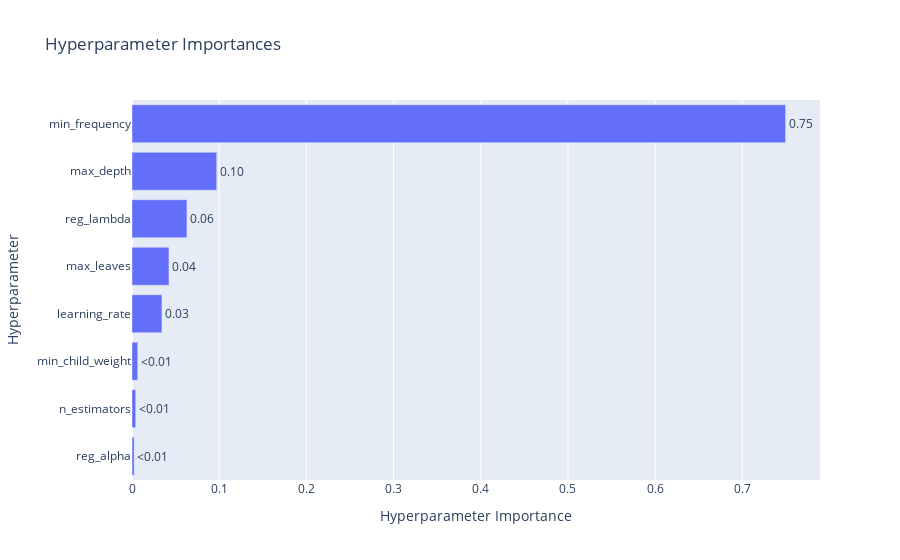

The notebook cell saved with this chart:
### Code cell
plot_param_importances(study)

### Figure 1 — Plotly figure (JSON) as saved in the notebook; plotly's stock layout.template omitted (floating-point values rounded to 4 significant figures)
{"data": [{"cliponaxis": false, "hovertemplate": ["reg_alpha (FloatDistribution): 0.002444267485869792<extra></extra>", "n_estimators (IntDistribution): 0.00427935608634348<extra></extra>", "min_child_weight (IntDistribution): 0.006575441055446281<extra></extra>", "learning_rate (FloatDistribution): 0.034343676615316295<extra></extra>", "max_leaves (IntDistribution): 0.04241462447896835<extra></extra>", "reg_lambda (FloatDistribution): 0.06303281156633637<extra></extra>", "max_depth (IntDistribution): 0.09720864840975456<extra></extra>", "min_frequency (FloatDistribution): 0.7497011743019647<extra></extra>"], "name": "Objective Value", "orientation": "h", "text": ["<0.01", "<0.01", "<0.01", "0.03", "0.04", "0.06", "0.10", "0.75"], "textposition": "outside", "type": "bar", "x": [0.002444, 0.004279, 0.006575, 0.03434, 0.04241, 0.06303, 0.09721, 0.7497], "y": ["reg_alpha", "n_estimators", "min_child_weight", "learning_rate", "max_leaves", "reg_lambda", "max_depth", "min_frequency"]}], "layout": {"title": {"text": "Hyperparameter Importances"}, "xaxis": {"title": {"text": "Hyperparameter Importance"}}, "yaxis": {"title": {"text": "Hyperparameter"}}}}
